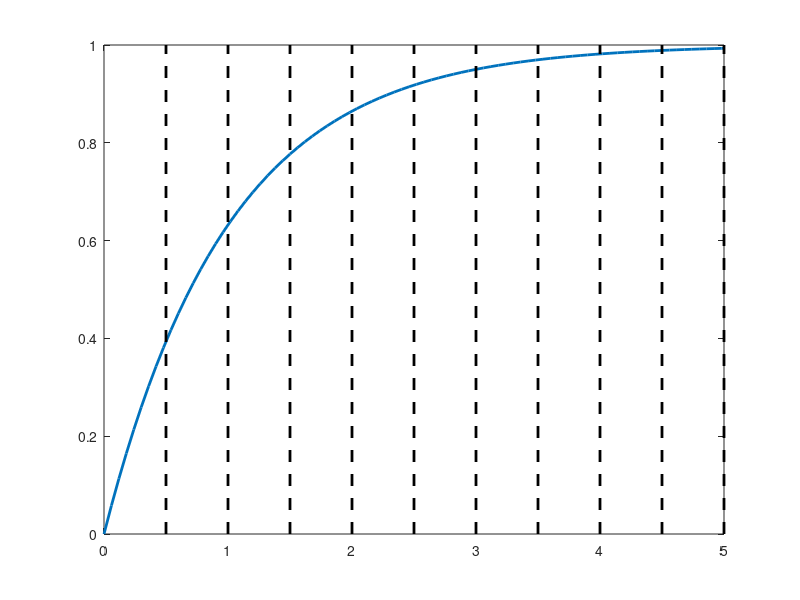
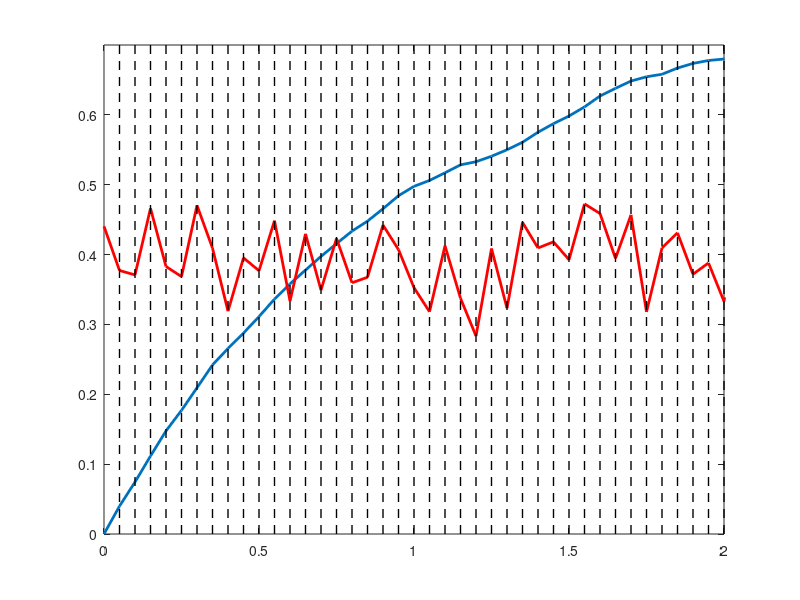

These figures' MATLAB source, in order:
G=tf(1,[1 1]);
[y,t]=step(G);
figure(1);clf reset
plot(t,y,'linewidth',2);hold on
for k=1:10;
    plot([0.5*k,0.5*k],[0,1],'k--','linewidth',2);
end
xlim([0 5])

G=tf(1,[1 1]);
[y,t]=step(G);
u=randn(1,101)*0.04+0.4;
tt=0:0.05:5;
[y,t]=lsim(G,u*2,tt);
figure(2);clf reset
plot(t,y,'linewidth',2);hold on
plot(tt,u,'r','linewidth',2);
for k=1:100;
    plot([0.05*k,0.05*k],[0,1],'k--','linewidth',1);
end
xlim([0 2])
ylim([0,0.7])